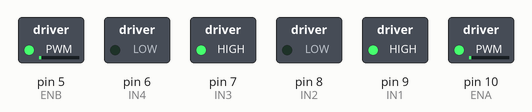
Simulated run of this sketch. Board: Arduino Uno, built with avr-gcc and run on an emulated ATmega328P. On the bench: switched loads named in the sketch (green lamp = pin HIGH).

Above: at 0.15 s.
At 5.25 s:
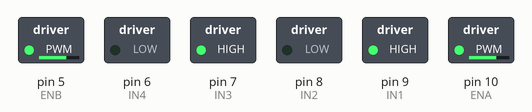
At 10.65 s:
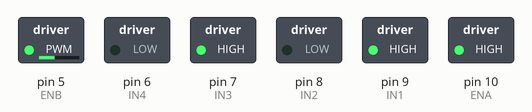
At 19.96 s:
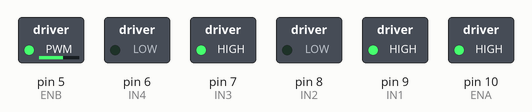
At 29.86 s:
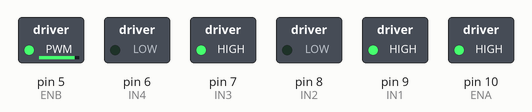
At 39.77 s:
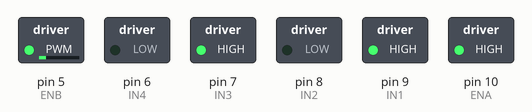
Timing chart, 0 to 40.0 s (numbered marks = the images above):
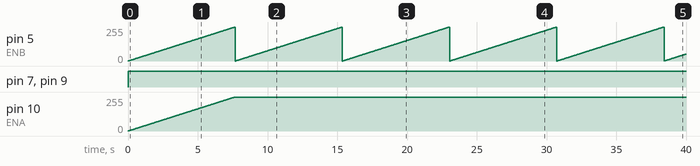

The sketch:

Japan_Haratatsu_Huan.ino
```cpp
//L298Nデュアルモータドライバを用いたDCモータ制御
// デジタルピンの定義
const int IN1 = 9;
const int IN2 = 8;
const int IN3 = 7;
const int IN4 = 6;
const int ENA = 10;  // PWM制御で使うENAピンをD9に(モーター1のPWM制御ピン)
const int ENB = 5;   // PWM制御で使うENBピンをD10に(モーター2のPWM制御ピン)
void setup() {
  pinMode(IN1, OUTPUT);  // デジタルピンを出力に設定
  pinMode(IN2, OUTPUT);
  pinMode(IN3, OUTPUT);
  pinMode(IN4, OUTPUT);
  pinMode(ENA, OUTPUT);
  pinMode(ENB, OUTPUT);
}
void loop() {
  digitalWrite(IN1, HIGH);  // HIGH LOWの組み合わせでモーター回転
  digitalWrite(IN2, LOW);   // 2つのモーターを正回転
  digitalWrite(IN3, HIGH);
  digitalWrite(IN4, LOW);

  int i;

  //モータの回転数を徐々に上げることで電圧の急激な印加を防げたら良いなと思ってるけど、効果があるのかは知らん
  for (i = 0; 0 < i < 150; i++) {
    analogWrite(ENA, i);
    analogWrite(ENB, i);
    delay(30);
  }

  //はらたつふあん
  analogWrite(ENA, 139);
  analogWrite(ENA, 153);
  delay(1000);
  analogWrite(ENA, 136);
  analogWrite(ENA, 146);
  delay(1000);
  analogWrite(ENA, 138);
  analogWrite(ENA, 148);
  delay(1000);
  analogWrite(ENA, 145);
  analogWrite(ENA, 156);
  delay(1000);
  analogWrite(ENA, 148);
  analogWrite(ENA, 150);
  delay(1000);
  analogWrite(ENA, 145);
  analogWrite(ENA, 165);
  delay(1000);
  analogWrite(ENA, 142);
  analogWrite(ENA, 153);
  delay(1000);
  analogWrite(ENA, 151);
  analogWrite(ENA, 151);
  delay(1000);
  analogWrite(ENA, 146);
  analogWrite(ENA, 155);
  delay(1000);
  analogWrite(ENA, 147);
  analogWrite(ENA, 156);
  delay(1000);
  analogWrite(ENA, 144);
  analogWrite(ENA, 151);
  delay(1000);
  analogWrite(ENA, 133);
  analogWrite(ENA, 163);
  delay(1000);
  analogWrite(ENA, 145);
  analogWrite(ENA, 169);
  delay(1000);
  analogWrite(ENA, 140);
  analogWrite(ENA, 159);
  delay(1000);
  analogWrite(ENA, 137);
  analogWrite(ENA, 160);
  delay(1000);
  analogWrite(ENA, 142);
  analogWrite(ENA, 152);
  delay(1000);
  analogWrite(ENA, 135);
  analogWrite(ENA, 143);
  delay(1000);
  analogWrite(ENA, 138);
  analogWrite(ENA, 146);
  delay(1000);
  analogWrite(ENA, 133);
  analogWrite(ENA, 146);
  delay(1000);
  analogWrite(ENA, 141);
  analogWrite(ENA, 152);
  delay(1000);
  analogWrite(ENA, 135);
  analogWrite(ENA, 144);
  delay(1000);
  analogWrite(ENA, 141);
  analogWrite(ENA, 148);
  delay(1000);
  analogWrite(ENA, 144);
  analogWrite(ENA, 152);
  delay(1000);
  analogWrite(ENA, 140);
  analogWrite(ENA, 144);
  delay(1000);
  analogWrite(ENA, 141);
  analogWrite(ENA, 146);
  delay(1000);
  analogWrite(ENA, 140);
  analogWrite(ENA, 139);
  delay(1000);
  analogWrite(ENA, 137);
  analogWrite(ENA, 148);
  delay(1000);
  analogWrite(ENA, 133);
  analogWrite(ENA, 145);
  delay(1000);
  analogWrite(ENA, 142);
  analogWrite(ENA, 146);
  delay(1000);
  analogWrite(ENA, 143);
  analogWrite(ENA, 148);
  delay(1000);
  analogWrite(ENA, 122);
  analogWrite(ENA, 133);
  delay(1000);
  analogWrite(ENA, 127);
  analogWrite(ENA, 155);
  delay(1000);
  analogWrite(ENA, 129);
  analogWrite(ENA, 165);
  delay(1000);
  analogWrite(ENA, 139);
  analogWrite(ENA, 167);
  delay(1000);
  analogWrite(ENA, 140);
  analogWrite(ENA, 169);
  delay(1000);
  analogWrite(ENA, 134);
  analogWrite(ENA, 154);
  delay(1000);
  analogWrite(ENA, 141);
  analogWrite(ENA, 150);
  delay(1000);
  analogWrite(ENA, 143);
  analogWrite(ENA, 155);
  delay(1000);
  analogWrite(ENA, 166);
  analogWrite(ENA, 164);
  delay(1000);
  analogWrite(ENA, 159);
  analogWrite(ENA, 167);
  delay(1000);
  analogWrite(ENA, 160);
  analogWrite(ENA, 167);
  delay(1000);
  analogWrite(ENA, 152);
  analogWrite(ENA, 162);
  delay(1000);
  analogWrite(ENA, 154);
  analogWrite(ENA, 157);
  delay(1000);
  analogWrite(ENA, 141);
  analogWrite(ENA, 155);
  delay(1000);
  analogWrite(ENA, 145);
  analogWrite(ENA, 152);
  delay(1000);
  analogWrite(ENA, 146);
  analogWrite(ENA, 152);
  delay(1000);
  analogWrite(ENA, 155);
  analogWrite(ENA, 151);
  delay(1000);
  analogWrite(ENA, 134);
  analogWrite(ENA, 133);
  delay(1000);
  analogWrite(ENA, 139);
  analogWrite(ENA, 150);
  delay(1000);
  analogWrite(ENA, 140);
  analogWrite(ENA, 144);
  delay(1000);
  analogWrite(ENA, 143);
  analogWrite(ENA, 144);
  delay(1000);
  analogWrite(ENA, 144);
  analogWrite(ENA, 147);
  delay(1000);
  analogWrite(ENA, 145);
  analogWrite(ENA, 145);
  delay(1000);
  analogWrite(ENA, 145);
  analogWrite(ENA, 157);
  delay(1000);
  analogWrite(ENA, 145);
  analogWrite(ENA, 152);
  delay(1000);
  analogWrite(ENA, 139);
  analogWrite(ENA, 146);
  delay(1000);
  analogWrite(ENA, 143);
  analogWrite(ENA, 149);
  delay(1000);
  analogWrite(ENA, 164);
  analogWrite(ENA, 151);
  delay(1000);
  analogWrite(ENA, 143);
  analogWrite(ENA, 147);
  delay(1000);
  analogWrite(ENA, 144);
  analogWrite(ENA, 154);
  delay(1000);
  analogWrite(ENA, 144);
  analogWrite(ENA, 151);
  delay(1000);
  analogWrite(ENA, 142);
  analogWrite(ENA, 148);
  delay(1000);
  analogWrite(ENA, 134);
  analogWrite(ENA, 140);
  delay(1000);
  analogWrite(ENA, 135);
  analogWrite(ENA, 148);
  delay(1000);
  analogWrite(ENA, 137);
  analogWrite(ENA, 144);
  delay(1000);
  analogWrite(ENA, 150);
  analogWrite(ENA, 155);
  delay(1000);
  analogWrite(ENA, 146);
  analogWrite(ENA, 145);
  delay(1000);
  analogWrite(ENA, 135);
  analogWrite(ENA, 163);
  delay(1000);
  analogWrite(ENA, 148);
  analogWrite(ENA, 147);
  delay(1000);
  analogWrite(ENA, 151);
  analogWrite(ENA, 150);
  delay(1000);
  analogWrite(ENA, 137);
  analogWrite(ENA, 143);
  delay(1000);
  analogWrite(ENA, 138);
  analogWrite(ENA, 145);
  delay(1000);
  analogWrite(ENA, 140);
  analogWrite(ENA, 145);
  delay(1000);
  analogWrite(ENA, 139);
  analogWrite(ENA, 141);
  delay(1000);
  analogWrite(ENA, 139);
  analogWrite(ENA, 146);
  delay(1000);
  analogWrite(ENA, 134);
  analogWrite(ENA, 148);
  delay(1000);
  analogWrite(ENA, 132);
  analogWrite(ENA, 143);
  delay(1000);
  analogWrite(ENA, 142);
  analogWrite(ENA, 148);
  delay(1000);
  analogWrite(ENA, 133);
  analogWrite(ENA, 139);
  delay(1000);
  analogWrite(ENA, 141);
  analogWrite(ENA, 141);
  delay(1000);
  analogWrite(ENA, 135);
  analogWrite(ENA, 150);
  delay(1000);
  analogWrite(ENA, 124);
  analogWrite(ENA, 127);
  delay(1000);
  analogWrite(ENA, 136);
  analogWrite(ENA, 144);
  delay(1000);
  analogWrite(ENA, 133);
  analogWrite(ENA, 149);
  delay(1000);
  analogWrite(ENA, 135);
  analogWrite(ENA, 157);
  delay(1000);
  analogWrite(ENA, 142);
  analogWrite(ENA, 153);
  delay(1000);
  analogWrite(ENA, 136);
  analogWrite(ENA, 152);
  delay(1000);
  analogWrite(ENA, 144);
  analogWrite(ENA, 149);
  delay(1000);
  analogWrite(ENA, 140);
  analogWrite(ENA, 154);
  delay(1000);
  analogWrite(ENA, 141);
  analogWrite(ENA, 141);
  delay(1000);
  analogWrite(ENA, 139);
  analogWrite(ENA, 141);
  delay(1000);
  analogWrite(ENA, 138);
  analogWrite(ENA, 141);
  delay(1000);
  analogWrite(ENA, 129);
  analogWrite(ENA, 135);
  delay(1000);
  analogWrite(ENA, 133);
  analogWrite(ENA, 137);
  delay(1000);
  analogWrite(ENA, 136);
  analogWrite(ENA, 144);
  delay(1000);
  analogWrite(ENA, 133);
  analogWrite(ENA, 153);
  delay(1000);
  analogWrite(ENA, 135);
  analogWrite(ENA, 147);
  delay(1000);
}
```

Measured:
- by itself, pin 5 (ENB): ramps from 0/255 to 255/255 and jumps back, once every 7.7 s
- by itself, pin 7 (IN3), pin 9 (IN1): LOW → HIGH at 0.00 s
- by itself, pin 10 (ENA): moves from 0/255 to 255/255 over 7.6 s
